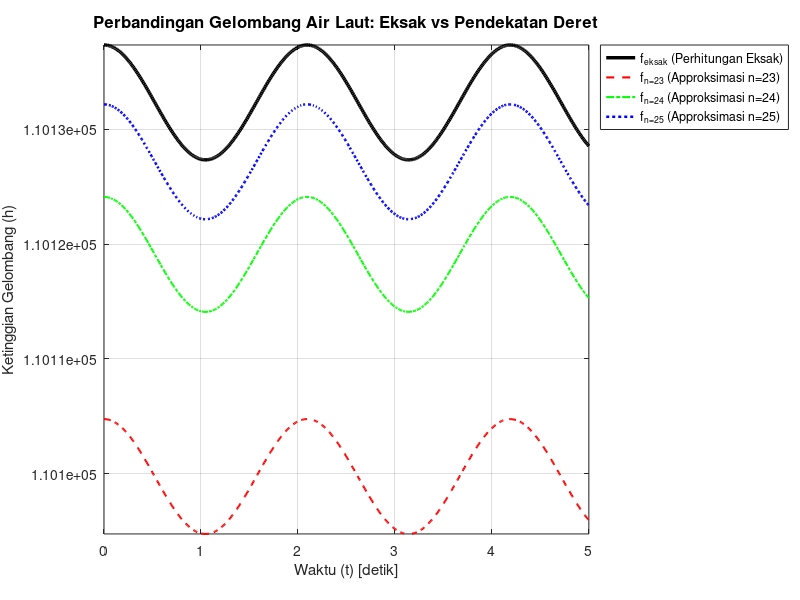

The MATLAB source for this figure:
clc; clear; close all;


lambda = 12;
v = 36;
x = 10;
h0 = 5;
t = linspace(0, 5, 500);

u = (t .* v) / lambda;
cos_eksak = cos(u);
exp_eksak = exp(x);
h_eksak = h0 * (cos_eksak + exp_eksak);

n_vec = [23, 24, 25];
h_approx = zeros(length(n_vec), length(t));
galat_mutlak = zeros(length(n_vec), length(t));
galat_relatif_persen = zeros(length(n_vec), length(t));
rerata_galat_mutlak = zeros(length(n_vec), 1);
rerata_galat_relatif = zeros(length(n_vec), 1);

for idx = 1:length(n_vec)
    n = n_vec(idx);

    exp_app = 0;
    for k = 0:(n-1)
        exp_app = exp_app + (x^k) / factorial(k);
    end

    cos_app = zeros(size(u));
    for k = 0:(n-1)
        cos_app = cos_app + ((-1)^k .* (u.^(2*k))) / factorial(2*k);
    end

    % Formula Gelombang Hasil Pendekatan
    h_approx(idx, :) = h0 * (cos_app + exp_app);

    % Perhitungan Galat Mutlak & Galat Relatif (%)
    galat_mutlak(idx, :) = abs(h_eksak - h_approx(idx, :));
    galat_relatif_persen(idx, :) = (galat_mutlak(idx, :) ./ abs(h_eksak)) * 100;

    % Rerata Galat
    rerata_galat_mutlak(idx) = mean(galat_mutlak(idx, :));
    rerata_galat_relatif(idx) = mean(galat_relatif_persen(idx, :));
end

figure('Color', 'w', 'Position', [100, 100, 900, 500]);
plot(t, h_eksak, 'k-', 'LineWidth', 2.5, 'DisplayName', 'f_{eksak} (Perhitungan Eksak)');
hold on;
plot(t, h_approx(1, :), 'r--', 'LineWidth', 1.5, 'DisplayName', sprintf('f_{n=23} (Approksimasi n=23)'));
plot(t, h_approx(2, :), 'g-.', 'LineWidth', 1.5, 'DisplayName', sprintf('f_{n=24} (Approksimasi n=24)'));
plot(t, h_approx(3, :), 'b:', 'LineWidth', 1.8, 'DisplayName', sprintf('f_{n=25} (Approksimasi n=25)'));
hold off;

grid on;
title('Perbandingan Gelombang Air Laut: Eksak vs Pendekatan Deret', 'FontSize', 12);
xlabel('Waktu (t) [detik]', 'FontSize', 11);
ylabel('Ketinggian Gelombang (h)', 'FontSize', 11);
legend('Location', 'northeastoutside');
axis tight;

% 5. Tampilan Hasil Analisis Error pada Command Window
fprintf('=========================================================================\n');
fprintf(' HASIL EVALUASI GALAT KASUS 1 (TOLERANSI ERROR = 1%%)\n');
fprintf('=========================================================================\n');
fprintf(' Suku (n) | Rerata Galat Mutlak | Rerata Galat Relatif (%%) | Status Toleransi\n');
fprintf('-------------------------------------------------------------------------\n');
for idx = 1:length(n_vec)
    status = 'LAYAK (<= 1%)';
    if rerata_galat_relatif(idx) > 1
        status = 'TIDAK LAYAK (> 1%)';
    end
    fprintf('   n = %d  | %18.6f | %22.6f%% | %s\n', ...
        n_vec(idx), rerata_galat_mutlak(idx), rerata_galat_relatif(idx), status);
end
fprintf('=========================================================================\n');
